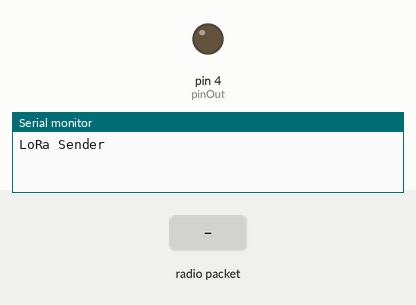
Simulated run of this sketch. Board: Arduino Uno, built with avr-gcc and run on an emulated ATmega328P. Shown: output pins drawn as LEDs (lit = HIGH), the last lines printed to the serial monitor. Inputs (shaded band) come from the test bench. Random numbers use the default seed unless the sketch sets one; no radio packets arrive unless stated.

Above: at 1.2 s.
1.3 s: radio packet "0" arrives
At 2.5 s:
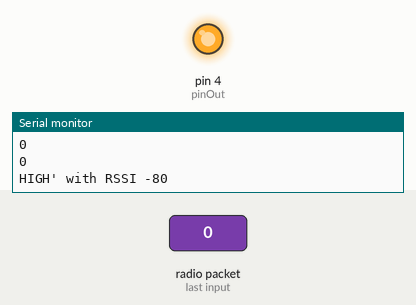
2.8 s: radio packet "1" arrives
At 3.7 s:
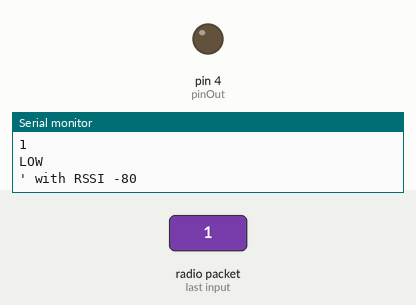
4.3 s: radio packet "2" arrives
At 4.8 s:
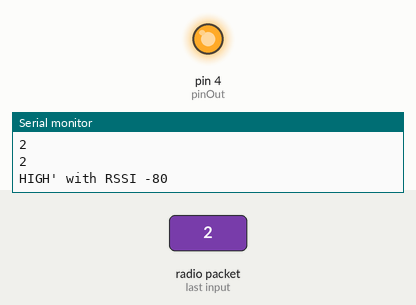
Timing chart, 0 to 7.3 s (numbered marks = the images above; inputs shaded):
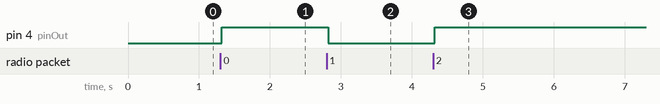

Measured:
- after the input at 1.3 s, pin 4 (pinOut): LOW → HIGH at once
- after the input at 2.8 s, pin 4 (pinOut): HIGH → LOW at once
- after the input at 4.3 s, pin 4 (pinOut): LOW → HIGH at once

The sketch:

lora_node.ino
```cpp
/*
LoRa_Sender_MQTT:
Support Devices: LoRa Shield + Arduino
Requires Library:
 https://github.com/sandeepmistry/arduino-LoRa

Example sketch sends a message every 30 seconds using a simple protocol
which will be processed by the Dragino Gateway device to send the payload
on to a host IoT platform.
The End node will send out a message string:
 "<device_ID>field1=${tem}&field2=${hum}" (ThingSpeak format)
or
 “<device_ID>Temp=${tem} Hum=${hum}” (General format)
When the LG01/LG02 gateway gets the data, it will parse the data string and
forward the data to the IoT platform via MQTT protocol.
Message information is also output to the Arduino Serial Monitor.
Modified Nov 3 2019
by Dragino Technology Co., Limited <support@dragino.com>

mosquitto_pub.exe -t dragino/367680/data -m 7456;0

mqtt_process.sh

*/
#include <SPI.h>
#include <LoRa.h>
long tem,hum;
int count=1;

int device_id=9000; // ID of this End node.
 // Match to Gateway Channel Local ID definition

int pinOut = 4;

void setup() {
 Serial.begin(115200);
 while (!Serial);
 Serial.println("LoRa Sender");
 if (!LoRa.begin(868000000)) { // Match to Gateway frequency setting
 Serial.println("Starting LoRa failed!");
 while (1);
 }
 pinMode(4, OUTPUT);

 LoRa.setSyncWord(0x34); // Match to Gateway sync setting
 LoRa.onReceive(onReceive);
 LoRa_rxMode();
}

void loop() {

 if (runEvery(10000)) { // repeat every 60 seconden
    LoRa_sendMessage();
  }

}

void LoRa_sendMessage() {

  tem = random(25,35); // Generate a random temperature.
  hum = random(85,95); // Generate a random humidity.
  //Serial.print("Sending packet: "); Serial.print(count);
  //Serial.print(" device_id: "); Serial.print(device_id);
  //Serial.print(" tem: "); Serial.print(tem);
  //Serial.print(" hum: "); Serial.println(hum);
/*
  Serial.print(" Data: <");
  Serial.print(device_id);
  // LoRa.print(">field1="); // ThingSpeak
  Serial.print(">Temp="); // General
  Serial.print(tem);
  // LoRa.print("&field2="); // ThingSpeak
  Serial.print(" Hum="); // General
  //Serial.print(";"); // General
  Serial.println(hum);
  Serial.print(" Count="); // General
  Serial.println(count); // General
  */
   Serial.print("<");
  Serial.print(device_id);
  Serial.print(">");
  //Serial.print("\"");
  Serial.print(tem);
  Serial.print(";");
  Serial.println(hum);
  //Serial.println("\"");
  LoRa_txMode();                        // set tx mode
  // compose and send packet
  LoRa.beginPacket();

  //LoRa.print("<");
  //LoRa.print(device_id);
  // LoRa.print(">field1="); // ThingSpeak
  //LoRa.print(">Temp="); // General
  //LoRa.print(tem);
  //LoRa.print("&field2="); // ThingSpeak
  //LoRa.print(" Hum="); // General
  //LoRa.print(hum);

  //LoRa.print(" Count="); // General
  //LoRa.print(count); // General

  LoRa.print("<");
  LoRa.print(device_id);
  LoRa.print(">");
  //LoRa.print("\"");
  LoRa.print(tem);
  LoRa.print(";");
  LoRa.print(hum);
  //LoRa.print("\"");
  // count++;
  // LoRa.print(counter);
  LoRa.endPacket();
  LoRa_rxMode();                        // set rx mode

}

void onReceive(int packetSize) {
  // received a packet
  Serial.print("Received packet '");
  String bericht = "";
  char message;
  int ignore = 0;

  // read packet
  for (int i = 0; i < packetSize; i++) {

    message = (char)LoRa.read();
    Serial.print(message);


    if (message != ';' & ignore == 0) {
      bericht.concat(message);

    } else {
      ignore = 1;
    }

  }

   Serial.println();
   Serial.println("---");
   Serial.println(bericht);

   Serial.println(message);

   if( strcmp("7456","7456") == 0){
     if (message == '1') {
       digitalWrite(pinOut, LOW);
       Serial.println("LOW");
     }
     else {
       digitalWrite(pinOut, HIGH);
       Serial.print("HIGH");
     }
   }

  // print RSSI of packet
  Serial.print("' with RSSI ");
  Serial.println(LoRa.packetRssi());


}

void LoRa_rxMode(){
  //LoRa.enableInvertIQ();                // active invert I and Q signals
  LoRa.receive();                       // set receive mode
}

void LoRa_txMode(){
  LoRa.idle();                          // set standby mode
  //LoRa.disableInvertIQ();               // normal mode
}


boolean runEvery(unsigned long interval)
{
  static unsigned long previousMillis = 0;
  unsigned long currentMillis = millis();
  if (currentMillis - previousMillis >= interval)
  {
    previousMillis = currentMillis;
    return true;
  }
  return false;
}
// End of code
```
